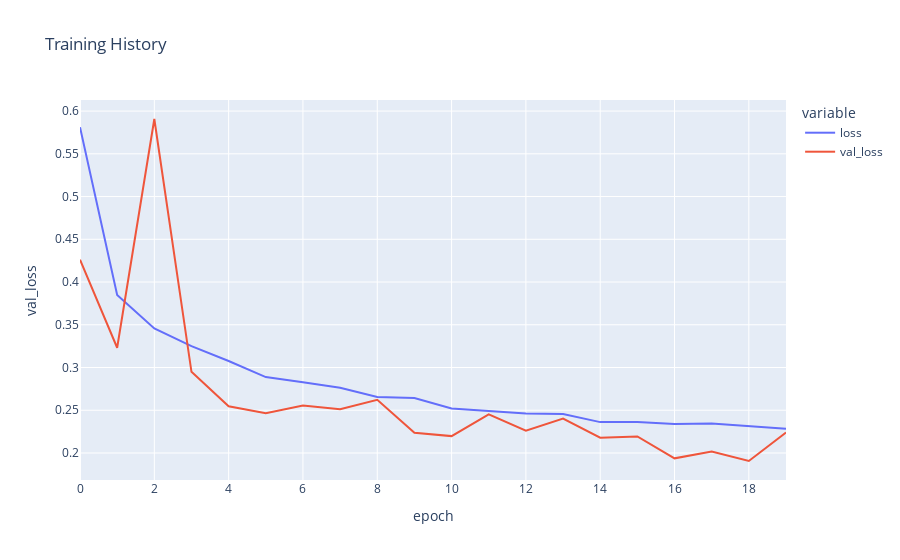
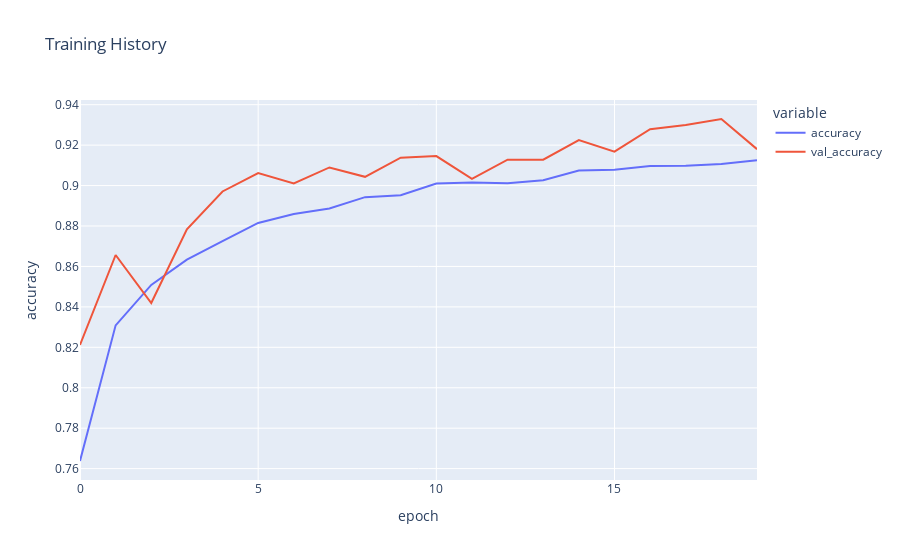

These figures' notebook cell, in order:
### Code cell
# Generate generalization metrics
fig = px.line(
final_model_history.history, y=['loss', 'val_loss'],
labels={'index': 'epoch', 'value': 'val_loss'}, 
title='Training History')
fig.show()


# Generate generalization metrics
fig = px.line(
final_model_history.history, y=['accuracy', 'val_accuracy'],
labels={'index': 'epoch', 'value': 'accuracy'}, 
title='Training History')
fig.show()

### Figure 1 — Plotly figure (JSON) as saved in the notebook; plotly's stock layout.template omitted (floating-point values rounded to 4 significant figures)
{"data": [{"hovertemplate": "variable=loss<br>epoch=%{x}<br>val_loss=%{y}<extra></extra>", "legendgroup": "loss", "line": {"color": "#636efa", "dash": "solid"}, "mode": "lines", "name": "loss", "orientation": "v", "showlegend": true, "type": "scatter", "x": [0, 1, 2, 3, 4, 5, 6, 7, 8, 9, 10, 11, 12, 13, 14, 15, 16, 17, 18, 19], "xaxis": "x", "y": [0.5812, 0.3849, 0.3457, 0.325, 0.3076, 0.2888, 0.2826, 0.2764, 0.2655, 0.2644, 0.2521, 0.2491, 0.2462, 0.2455, 0.2361, 0.2364, 0.2338, 0.2344, 0.2314, 0.2284], "yaxis": "y"}, {"hovertemplate": "variable=val_loss<br>epoch=%{x}<br>val_loss=%{y}<extra></extra>", "legendgroup": "val_loss", "line": {"color": "#EF553B", "dash": "solid"}, "mode": "lines", "name": "val_loss", "orientation": "v", "showlegend": true, "type": "scatter", "x": [0, 1, 2, 3, 4, 5, 6, 7, 8, 9, 10, 11, 12, 13, 14, 15, 16, 17, 18, 19], "xaxis": "x", "y": [0.4261, 0.3231, 0.5907, 0.2949, 0.2547, 0.2466, 0.2554, 0.2512, 0.2622, 0.2236, 0.2197, 0.2451, 0.2261, 0.2402, 0.2179, 0.2193, 0.1937, 0.2018, 0.1906, 0.2238], "yaxis": "y"}], "layout": {"legend": {"title": {"text": "variable"}, "tracegroupgap": 0}, "title": {"text": "Training History"}, "xaxis": {"anchor": "y", "domain": [0, 1], "title": {"text": "epoch"}}, "yaxis": {"anchor": "x", "domain": [0, 1], "title": {"text": "val_loss"}}}}

### Figure 2 — Plotly figure (JSON) as saved in the notebook; plotly's stock layout.template omitted (floating-point values rounded to 4 significant figures)
{"data": [{"hovertemplate": "variable=accuracy<br>epoch=%{x}<br>accuracy=%{y}<extra></extra>", "legendgroup": "accuracy", "line": {"color": "#636efa", "dash": "solid"}, "mode": "lines", "name": "accuracy", "orientation": "v", "showlegend": true, "type": "scatter", "x": [0, 1, 2, 3, 4, 5, 6, 7, 8, 9, 10, 11, 12, 13, 14, 15, 16, 17, 18, 19], "xaxis": "x", "y": [0.7638, 0.8309, 0.8509, 0.8634, 0.8725, 0.8815, 0.886, 0.8887, 0.8943, 0.8952, 0.901, 0.9015, 0.9012, 0.9027, 0.9074, 0.9078, 0.9097, 0.9098, 0.9107, 0.9125], "yaxis": "y"}, {"hovertemplate": "variable=val_accuracy<br>epoch=%{x}<br>accuracy=%{y}<extra></extra>", "legendgroup": "val_accuracy", "line": {"color": "#EF553B", "dash": "solid"}, "mode": "lines", "name": "val_accuracy", "orientation": "v", "showlegend": true, "type": "scatter", "x": [0, 1, 2, 3, 4, 5, 6, 7, 8, 9, 10, 11, 12, 13, 14, 15, 16, 17, 18, 19], "xaxis": "x", "y": [0.8211, 0.8657, 0.8419, 0.8783, 0.8971, 0.9061, 0.9011, 0.909, 0.9043, 0.9138, 0.9146, 0.9033, 0.9128, 0.9128, 0.9225, 0.9168, 0.9279, 0.9299, 0.9329, 0.918], "yaxis": "y"}], "layout": {"legend": {"title": {"text": "variable"}, "tracegroupgap": 0}, "title": {"text": "Training History"}, "xaxis": {"anchor": "y", "domain": [0, 1], "title": {"text": "epoch"}}, "yaxis": {"anchor": "x", "domain": [0, 1], "title": {"text": "accuracy"}}}}
